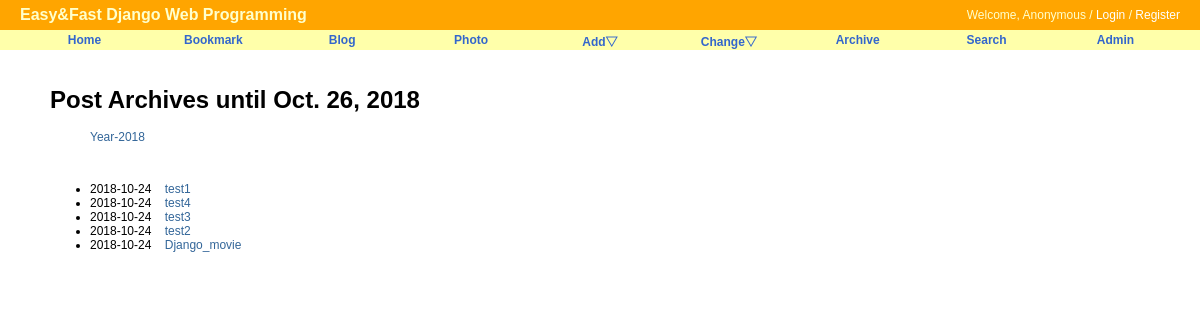
/blog/archive/, run on an earlier commit of the app's database.
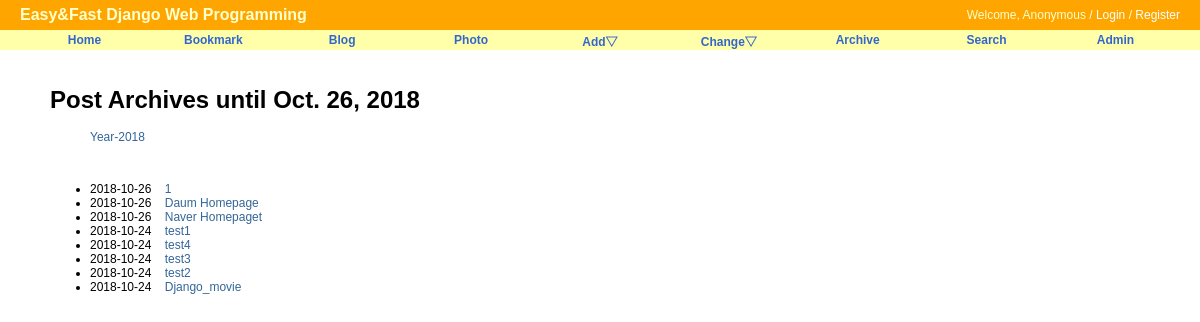
And on a later commit of the database.
### blog/models.py (models this page shows, shortened)
class Post(models.Model):
    title       = models.CharField('TITLE', max_length=50)
    slug        = models.SlugField('SLUG', unique=True, allow_unicode=True, help_text='one word for title alias.')
    description = models.CharField('DESCRIPTION', max_length=100, blank=True, help_text='simple description text.')
    content     = models.TextField('CONTENT')
    create_date = models.DateTimeField('Create Date', auto_now_add=True)
    modify_date = models.DateTimeField('Modify Date', auto_now=True)
    owner       = models.ForeignKey(User, null=True, on_delete=models.CASCADE)
    class Meta:
        verbose_name = 'post'
        verbose_name_plural = 'posts'
        db_table = 'blog_post'
        ordering = ('-modify_date',)
    def get_absolute_url(self):
        return reverse('blog:post_detail', args=(self.slug,))

### blog/views.py (the view)
# urls.py: path('archive/', PostAV.as_view(), name='post_archive'),
class PostAV(ArchiveIndexView):
    model = Post
    date_field = 'modify_date'

### blog/templates/blog/post_archive.html (shortened to what this page needs)
{% extends "base.html" %}
{% block content %}
<div id = "content">
    <h1>Post Archives until {% now "N d, Y" %}</h1>
    <ul>
        {% for date in date_list %}
        <li style="display: inline;">
            <a href="{% url 'blog:post_year_archive' date|date:'Y' %}">Year-{{ date|date:"Y" }}</a>
        </li>
        {% endfor %}
    </ul>
    <br/>
    <div>
        <ul>
            {% for post in object_list %}
            <li>
                {{ post.modify_date|date:"Y-m-d" }}&nbsp;&nbsp;&nbsp;
                <a href="{{ post.get_absolute_url }}"><string>{{ post.title }}<string></a>
            </li>
            {% endfor %}
        </ul>
    </div>
</div>
{% endblock content %}

What changed in the data, as far as the page shows it:
added Post: modify_date "2018-10-26", title "1"
added Post: modify_date "2018-10-26", title "Daum Homepage"
added Post: modify_date "2018-10-26", title "Naver Homepaget"
